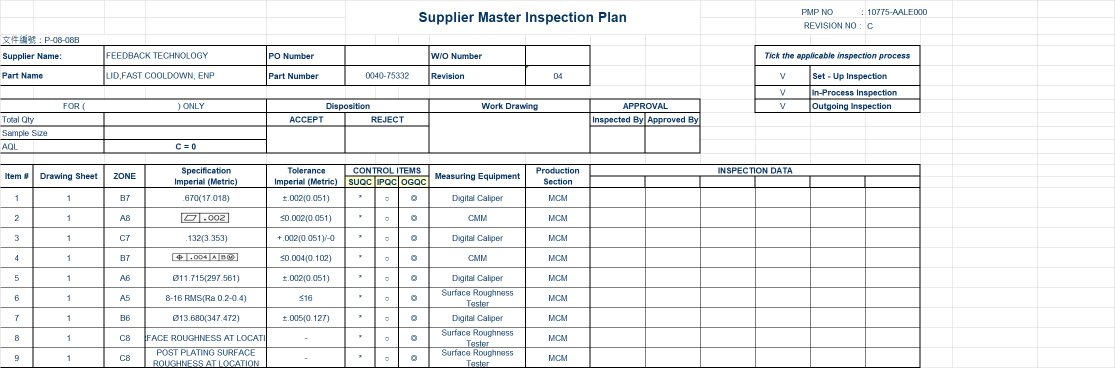
#> input picture template/example/MIP_example_image.png, 2230 x 736 px (shown at 1/2 size)
$ python -i ocr_filters.py   (imports and definitions only)
#> lines starting #> are read from the running program, lines starting #| are printed output that depends on the picture; after the words box and inside, x2 and y2 are one past the last pixel; in counts of white or black regions, pixels touching at a corner belong together
#> further down, picture is the input picture: PIL image 2230x736 RGB; mean R, G, B 238.7, 239.8, 240.8
from __future__ import annotations

import re

import numpy as np
import torch
from PIL import Image


NON_GD_LABELS = {"DIAMETER", "UNKNOWN"}
OCR_NUMBER_PATTERN = r"(?:\d+(?:\.\d+)?|\.\d+)"
OCR_TOLERANCE_PATTERN = rf"[+-]?{OCR_NUMBER_PATTERN}"


def line_centers(values: np.ndarray) -> list[int]:
    indices = np.flatnonzero(values)
    if not len(indices):
        return []

    centers = []
    start = previous = int(indices[0])
    for raw_index in indices[1:]:
        index = int(raw_index)
        if index > previous + 1:
            centers.append(round((start + previous) / 2))
            start = index
        previous = index
    centers.append(round((start + previous) / 2))
    return centers


def normalize_symbol_crop(symbol: Image.Image, size: int = 128) -> Image.Image | None:
    grayscale = np.asarray(symbol.convert("L"))
    dark_y, dark_x = np.where(grayscale < 190)
    if not len(dark_x):
        return None

    content = symbol.crop(
        (
            int(dark_x.min()),
            int(dark_y.min()),
            int(dark_x.max()) + 1,
            int(dark_y.max()) + 1,
        )
    ).convert("RGB")
    if content.width < 2 or content.height < 2:
        return None

    target = round(size * 0.7)
    scale = min(target / content.width, target / content.height)
    resized = content.resize(
        (max(1, round(content.width * scale)), max(1, round(content.height * scale))),
        Image.Resampling.LANCZOS,
    )
    canvas = Image.new("RGB", (size, size), "white")
    canvas.paste(resized, ((size - resized.width) // 2, (size - resized.height) // 2))
    return canvas


def crop_feature_control_region_candidates(
    image: Image.Image,
) -> list[tuple[Image.Image, Image.Image]]:
    grayscale = np.asarray(image.convert("L"))
    dark = grayscale < 190
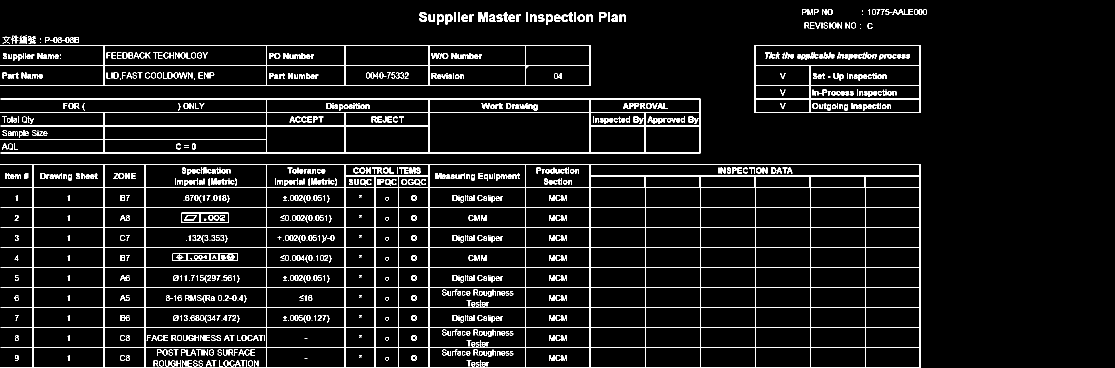
#> dark: shape (736, 2230) bool (shown at 1/2 size); 6.6% white in thin lines or dots, all inside (x1, y1, x2, y2) = (1, 18, 1854, 736)
    horizontal_lines = line_centers(dark.mean(axis=1) >= 0.5)
#> in line_centers, `indices = np.flatnonzero(values)`: indices = 26 values from 90 to 735
#> in line_centers, `start = previous = int(indices[0])`: start = 90
#> the loop in line_centers, `for raw_index in indices[1:]:` made 25 passes
#> (raw_index, index, start, previous) on passes 2, 4, 6, 8, 10, 12, 14, 16, 17, 18, 19, 20: (130, 130, 130, 130), (170, 170, 170, 170), (197, 197, 197, 197), (224, 224, 224, 224), (305, 305, 305, 305), (328, 328, 328, 328), (374, 374, 374, 374), (415, 415, 415, 415), (455, 455, 455, 455), (495, 495, 495, 495), (535, 535, 535, 535), (575, 575, 575, 575)
#> (raw_index, index, previous) on passes 1, 3, 5, 7, 9, 11: (91, 91, 91), (131, 131, 131), (171, 171, 171), (198, 198, 198), (225, 225, 225), (306, 306, 306)
#> after the loop in line_centers, `for raw_index in indices[1:]:`: centers = [90, 130, 170, 198, 224, 306, 328, 374, 415, 455, 495, 535, 575, 615, 655, 695]
#> horizontal_lines = [90, 130, 170, 198, 224, 306, 328, 374, 415, 455, 495, 535, 575, 615, 655, 695, 734]

    top_line = bottom_line = None
    if len(horizontal_lines) >= 2:
        top_line, bottom_line = horizontal_lines[0], horizontal_lines[-1]
#> top_line = 90; bottom_line = 734
        frame = dark[top_line : bottom_line + 1]
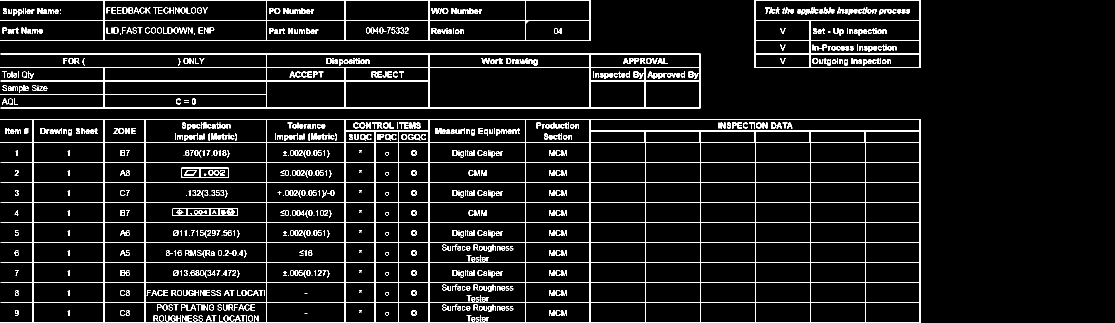
#> frame: shape (645, 2230) bool (shown at 1/2 size); 7% white in thin lines or dots, all inside (x1, y1, x2, y2) = (1, 0, 1841, 645)
        top_touch = frame[: min(3, frame.shape[0])].any(axis=0)
        bottom_touch = frame[-min(3, frame.shape[0]) :].any(axis=0)
        vertical_lines = line_centers((frame.mean(axis=0) >= 0.9) & top_touch & bottom_touch)
#> the loop in line_centers (call 2), `for raw_index in indices[1:]:` made 6 passes
#> (raw_index, index, start, previous) on passes 2, 3, 5: (689, 689, 689, 689), (857, 857, 857, 857), (1179, 1179, 1179, 1179)
#> (raw_index, index, previous) on passes 1, 4, 6: (533, 533, 533), (858, 858, 858), (1180, 1180, 1180)
#> vertical_lines = [532, 689, 858, 1180]
        edge_limit = max(6, round((bottom_line - top_line) * 0.3))
#> edge_limit = 193
    elif horizontal_lines:
        edge_limit = max(6, round(image.height * 0.3))
        line = horizontal_lines[0]
        if line <= edge_limit:
            top_line = line
            frame = dark[top_line:]
        elif line >= image.height - 1 - edge_limit:
            bottom_line = line
            frame = dark[: bottom_line + 1]
        else:
            return []
        vertical_lines = line_centers(frame.mean(axis=0) >= 0.95)
    else:
        vertical_lines = line_centers(dark.mean(axis=0) >= 0.95)
        edge_limit = max(6, round(image.height * 0.3))

    inset = 2
    crop_top = top_line + inset if top_line is not None else 0
#> crop_top = 92
    crop_bottom = bottom_line - inset if bottom_line is not None else image.height
#> crop_bottom = 732
    if crop_bottom <= crop_top:
        return []
    minimum_cell_ink = max(3, round((crop_bottom - crop_top) * 0.2))
#> minimum_cell_ink = 128
    candidates = []
    seen = set()

    def add_region(crop_left: int, right: int) -> None:
        crop_right = right - inset
        key = (crop_left, crop_right, right)
        if key in seen:
            return
        seen.add(key)
        if crop_right - crop_left <= inset * 2 or crop_bottom - crop_top <= inset * 2:
            return
        cell = dark[crop_top:crop_bottom, crop_left:crop_right]
        if int(cell.sum()) < minimum_cell_ink:
            return
        symbol = normalize_symbol_crop(
            image.crop((crop_left, crop_top, crop_right, crop_bottom))
        )
        if symbol is None:
            return

        value_right = vertical_lines[-1] - inset
        if value_right <= right + inset:
            value_right = image.width
        values = image.crop((right + inset, crop_top, value_right, crop_bottom))
        candidates.append((symbol, values))

    if len(vertical_lines) < 2:
        if len(vertical_lines) != 1 or top_line is None or bottom_line is None:
            return []
        right = vertical_lines[0]
        if right <= edge_limit:
            return []
        leading_region = dark[crop_top:crop_bottom, : max(0, right - inset)]
        value_region = dark[crop_top:crop_bottom, min(image.width, right + inset) :]
        if int(leading_region.sum()) < minimum_cell_ink or int(value_region.sum()) < minimum_cell_ink:
            return []
        add_region(0, right)
    else:
        first_vertical = vertical_lines[0]
#> first_vertical = 532
        leading_region = dark[crop_top:crop_bottom, : max(0, first_vertical - inset)]
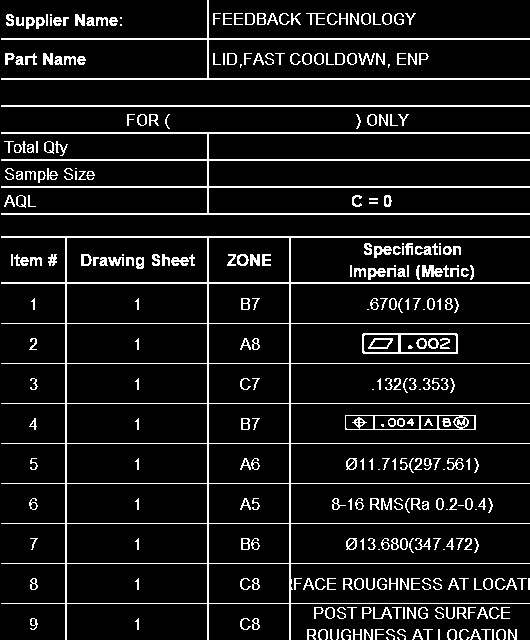
#> leading_region: shape (640, 530) bool; 9.1% white in thin lines or dots
        leading_ink = int(leading_region.sum())
#> leading_ink = 31001
        has_leading_symbol = leading_ink >= minimum_cell_ink
#> has_leading_symbol = True
        if first_vertical > edge_limit and has_leading_symbol:
            add_region(0, first_vertical)
#> in add_region, `crop_right = right - inset`: crop_right = 530
#> in add_region, `key = (crop_left, crop_right, right)`: key = (0, 530, 532)
#> in normalize_symbol_crop, `canvas = Image.new("RGB", (size, size), "white")`: canvas: PIL image 128x128 RGB; every value is 255
#> in normalize_symbol_crop, `canvas.paste(resized, ((size - resized.width) // 2, (size - resized.he..`:
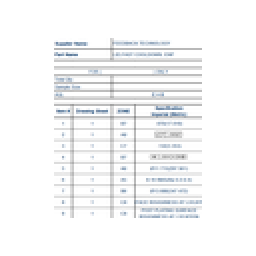
#> canvas: PIL image 128x128 RGB (shown 2 times larger); mean R, G, B 245.5, 246.1, 246.8
#> in add_region, `value_right = vertical_lines[-1] - inset`: value_right = 1178
        add_region(first_vertical + inset, vertical_lines[1])
#> call 2 of add_region, with crop_left = 534, right = 689
#> in add_region (call 2), `cell = dark[crop_top:crop_bottom, crop_left:crop_right]`: cell: shape (640, 153) bool; 9.2% white in thin lines or dots
#> call 2 of normalize_symbol_crop, with size = 128
#> in normalize_symbol_crop (call 2), `grayscale = np.asarray(symbol.convert("L"))`:
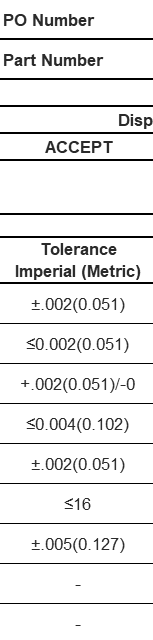
#> grayscale: shape (640, 153); min 0, max 255, mean 235.4
#> in normalize_symbol_crop (call 2), `dark_y, dark_x = np.where(grayscale < 190)`: dark_y = 9005 values from 14 to 625; dark_x = 9005 values, max 152 at index 663, min 0 at index 511, mean 75.35
#> in normalize_symbol_crop (call 2), `content = symbol.crop( ( int(dark_x.min()), int(dark_y.min()), int(dar..`:
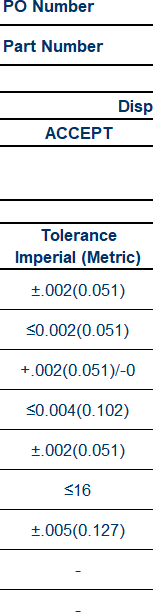
#> content: PIL image 153x612 RGB; mean R, G, B 232.6, 234.9, 237.4
#> in add_region (call 2), `values = image.crop((right + inset, crop_top, value_right, crop_bottom))`:
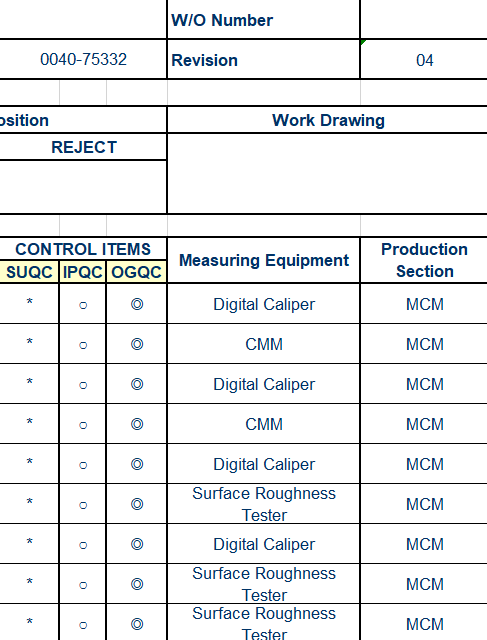
#> values: PIL image 487x640 RGB; mean R, G, B 233.6, 235.3, 236.7

    return candidates


# [76 lines left out: functions crop_feature_control_regions, classify_symbol, classify_gd_tag, crop_leading_symbol, has_diameter_symbol, not called in this run]


def _is_unsigned_zero(value: str) -> bool:
    return re.fullmatch(r"(?:0+(?:\.0+)?|\.0+)", value) is not None


# [144 lines left out: functions _format_unilateral_tolerance, _without_attached_zero, normalize_unilateral_tolerance, flatten_unilateral_tolerance, normalize_ocr_text, not called in this run]


def has_ocr_artifacts(text: str) -> bool:
    text = re.sub(r"\[GD_[A-Z_]+\]", "", text, flags=re.IGNORECASE)
    return re.search(r"[\\/{}_^]", text) is not None


# [4 lines left out: function clean_gd_value_text, not called in this run]

>>> from PIL import Image
>>> picture = Image.open('../template/example/MIP_example_image.png')
>>> result = crop_feature_control_region_candidates(picture)
#> result = 2 items
